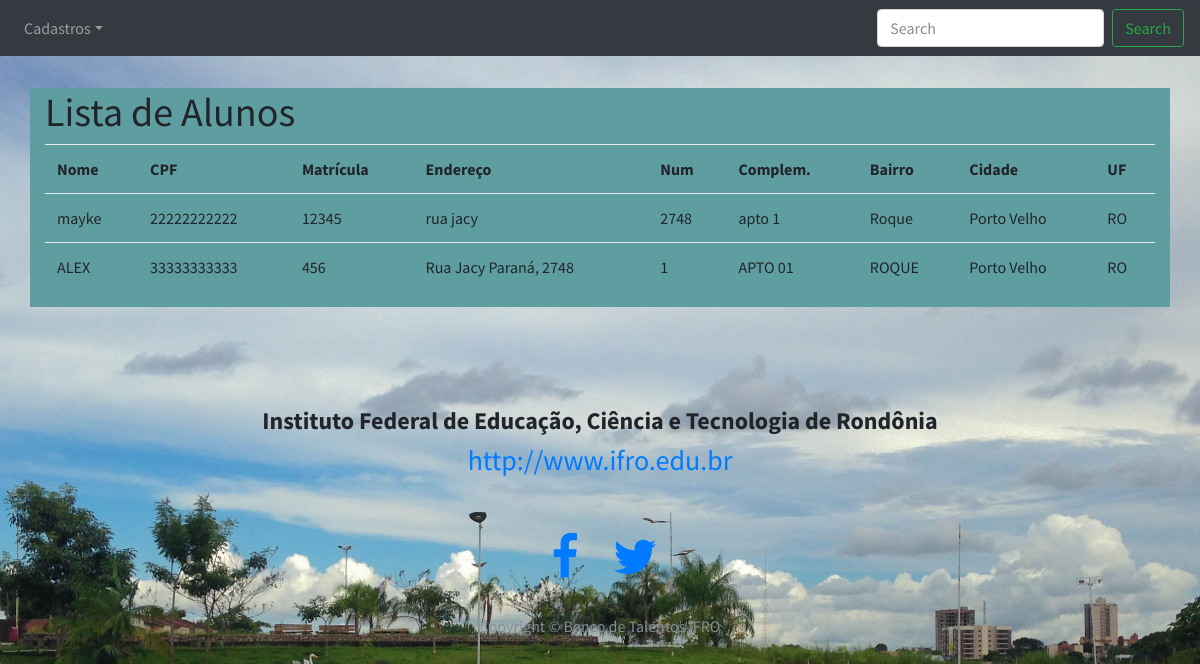
Page /listarAlunos on the committed database.
### models.py (models this page shows, shortened)
class Pessoa(db.Model):
    __tablename__ = "pessoas"
    __table_args__ = {'extend_existing': True}
    __mapper_args__ = {'polymorphic_identity': 'pessoa'}
    id = db.Column(db.Integer, autoincrement=True, primary_key=True)
    nome        = db.Column(db.String(100))
    apelido     = db.Column(db.String(100))
    endereco    = db.Column(db.String(50))
    num         = db.Column(db.String(10))
    complemento = db.Column(db.String(40))
    bairro      = db.Column(db.String(50))
    cidade      = db.Column(db.String(50))
    uf          = db.Column(db.String(50))
    telefone    = db.Column(db.String(15))
    email    = db.Column(db.String(15), unique= True)
    password = db.Column(db.String(10))
    tipo     = db.Column(db.Integer)  # 1 para IFRO - 2 para VISITANTE

class Aluno(Pessoa):
    __tablename__ = "alunos"
    __table_args__ = {'extend_existing': True}
    __mapper_args__ = {'polymorphic_identity': 'aluno'}
    id = db.Column(db.Integer, db.ForeignKey('pessoas.id'), primary_key=True)
    cpf = db.Column(db.String(11))
    matricula = db.Column(db.Integer)

class Pessoa(db.Model):
    __tablename__ = "pessoas"
    __table_args__ = {'extend_existing': True}
    __mapper_args__ = {'polymorphic_identity': 'pessoa'}
    id = db.Column(db.Integer, autoincrement=True, primary_key=True)
    nome        = db.Column(db.String(100))
    apelido     = db.Column(db.String(100))
    endereco    = db.Column(db.String(50))
    num         = db.Column(db.String(10))
    complemento = db.Column(db.String(40))
    bairro      = db.Column(db.String(50))
    cidade      = db.Column(db.String(50))
    uf          = db.Column(db.String(50))
    telefone    = db.Column(db.String(15))
    email    = db.Column(db.String(15), unique= True)
    password = db.Column(db.String(10))
    tipo     = db.Column(db.Integer)  # 1 para IFRO - 2 para VISITANTE

### app.py (the view)
@app.route('/listarAlunos')    #Abrir Formulário de cadastro de aluno
def listarAlunos():
    alunos = models.Aluno.query.all()
    return render_template('listarAlunos.html', alunos=alunos)

### app.py (called while the page is built)
@login_manager.request_loader
def request_loader(request):
    email = request.form.get('email')
    if email not in users:
        return #'Não existe o e-mail {} cadastrado no banco'.format(email)
    user = User()
    user.id = email
    return user

### templates/listarAlunos.html (shortened to what this page needs)
{% extends 'base_ifro.html' %}
{% block conteudo %}
<br>
<br>
<div class="container" >
    <div class="row">
        <div class="col-md-12" style="background: cadetblue">
            <h1>Lista de Alunos</h1>
            <table class="table table-hover">
                <tr>
                    <th>Nome</th>
                    <th>CPF</th>
                    <th>Matrícula</th>
                    <th>Endereço</th>
                    <th>Num</th>
                    <th>Complem.</th>
                    <th>Bairro</th>
                    <th>Cidade</th>
                    <th>UF</th>
                </tr>
                {% for aluno in alunos: %}
                <tr>
                    <td>{{ aluno.nome }}</td>
                    <td>{{ aluno.cpf }}</td>
                    <td>{{ aluno.matricula }}</td>
                    <td>{{ aluno.endereco }}</td>
                    <td>{{ aluno.num }}</td>
                    <td>{{ aluno.complemento }}</td>
                    <td>{{ aluno.bairro }}</td>
                    <td>{{ aluno.cidade }}</td>
                    <td>{{ aluno.uf }}</td>
                </tr>
                {% endfor %}
            </table>
        </div>
    </div>
</div>
{% endblock %}

### templates/base_ifro.html (shortened to what this page needs)
<!DOCTYPE html>
<head>
    <link href="../static/vendor/bootstrap/css/bootstrap.min.css" rel="stylesheet">
     <link href="../static/vendor/font-awesome/css/font-awesome.min.css" rel="stylesheet" type="text/css">
     <link href="../static/css/stylish-portfolio.css" rel="stylesheet">
     <link href="../static/css/signin.css" rel="stylesheet">
</head>
<body>
        <nav class="navbar navbar-expand-md navbar-dark bg-dark fixed-top">
                <div class="collapse navbar-collapse" id="navbarsExampleDefault">
                <ul class="navbar-nav mr-auto">
                    <li class="nav-item dropdown">
                    <a class="nav-link dropdown-toggle" href="http://example.com" id="dropdown01" data-toggle="dropdown" aria-haspopup="true" aria-expanded="false">
                        Cadastros</a>
                    </li>
                </ul>
                <form class="form-inline my-2 my-lg-0">
                    <input class="form-control mr-sm-2" type="text" placeholder="Search" aria-label="Search">
                    <button class="btn btn-outline-success my-2 my-sm-0" type="submit">Search</button>
                </form>
                </div>
            </nav>
 {% block conteudo %}
 {% endblock %}
 {% block rodape %}
    <footer>
        <div class="container">
            <div class="row">
            <div class="col-lg-10 mx-auto text-center">
                <h4>
                    <strong>Instituto Federal de Educação, Ciência e Tecnologia de Rondônia</strong>
                </h4>
                <h3>
                    <a href="http://www.ifro.edu.br">http://www.ifro.edu.br</a>
                </h3>
                <br>
                <br>
                <ul class="list-inline">
                    <li class="list-inline-item">
                        <a href="https://www.facebook.com/ifrondonia/" target="_blank">
                        <i class="fa fa-facebook fa-fw fa-3x"></i>
                        </a>
                    </li>
                    <li class="list-inline-item">
                        <a href="https://twitter.com/ifrondonia" target="_blank">
                        <i class="fa fa-twitter fa-fw fa-3x"></i>
                        </a>
                    </li>
                </ul>
                <hr class="small">
                <p class="text-muted">Copyright &copy; Banco de Talentos IFRO</p>
            </div>
            </div>
        </div>
    </footer>
 {% endblock %}
</body>
</html>

### static/css/stylish-portfolio.css (style rules this page uses)
html, body { width: 100%; height: 100%; }
body { font-family: 'Source Sans Pro', 'Helvetica Neue', Helvetica, Arial, sans-serif; background: url(../img/parque_cidade.jpg ) no-repeat center center scroll ; -webkit-background-size: cover; -moz-background-size: cover; -o-background-size: cover; background-size: cover; }
hr.small { max-width: 100px; }
footer { padding: 100px 0; }

### static/css/signin.css (style rules this page uses)
body { padding-top: 40px; padding-bottom: 40px; background-color: #eee; }

### rows in the picture
Aluno: nome "mayke", cpf "22222222222", matricula "12345", endereco "rua jacy", num "2748", complemento "apto 1", bairro "Roque", cidade "Porto Velho", uf "RO"
Aluno: nome "ALEX", cpf "33333333333", matricula "456", endereco "Rua Jacy Paraná, 2748", num "1", complemento "APTO 01", bairro "ROQUE", cidade "Porto Velho", uf "RO"
